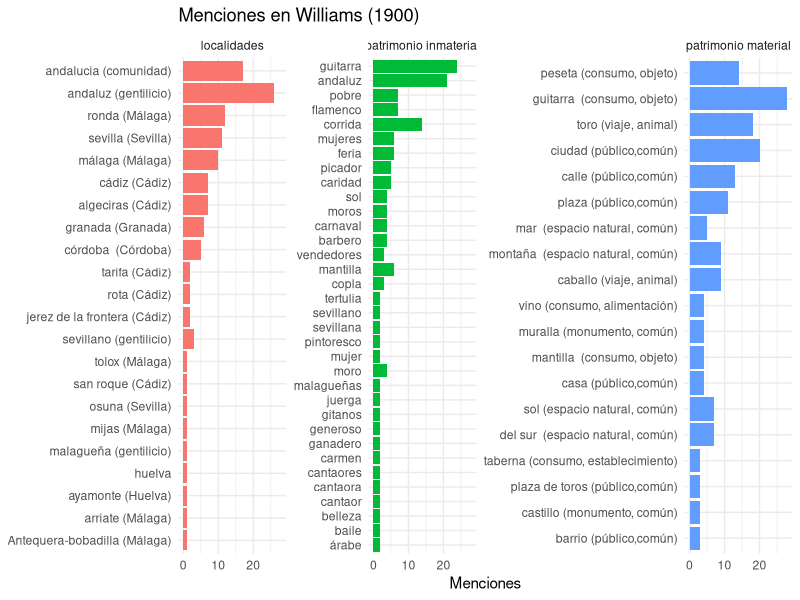
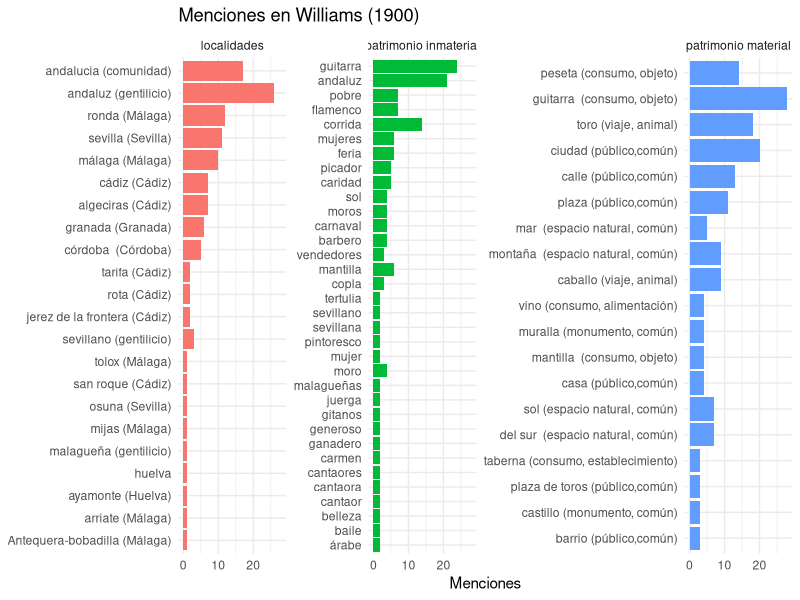

Reproduce these figures in R, in order.
# CCOMPROBACIONES PREVIAS
#primer paso: Ver la ruta
getwd()
#segundo paso: ver si están los documentos csv
list.files()
#tercer paso: cargar el relato
relato <- readLines("1902_Williams_land_dons.txt", encoding = "UTF-8")
#COMIENZO DE LAS OPERACIONES PARA AJUSTARSE A R
#cuarto paso: cambio de estructura para trabajar con R
libro <- paste(relato, collapse = " ")
#quinto paso: todo a minúscula para trabajar con R
#OJO, no se hace con tidytext, porque no nos interesa para la lista csv que queremos cruzar, pues son palabras compuestas
# Y el paquete tidytexto incluye el tokenizador y separaría las palabras compuestas
#por tanto, se usa la función independiente de tolower
#tokenizar se reserva para el análisis de sentimientos
libro_previo <- tolower(libro) 
#sexto paso: se instala el ecosistema tidyverse que incluye los paquetes y sus funciones para las operaciones
install.packages("tidyverse")
#Una vez instalado, se carga
library("tidyverse") 
#AHORA LAS OPERACIONES CON LOS TRES CSV (LOCALIIDADES, PATRIMONIO MATERIAL E INMATERIAL)
#septimo paso: se cargan sin necesidad de caragr el paquete readr, pues ya está instalado e incluido en tidyverse
localidades <- read_csv("localidades_normalizacion.csv")
View(localidades)
patrimonio_material <- read_csv("patrimonio_material_normalizacion.csv")
View(patrimonio_material)
patrimonio_inmaterial <- read_csv("patrimonio_inmaterial_normalizacion.csv")
View(patrimonio_inmaterial) 
#octavo paso: se hacen las operaciones, una por cada csv
#se usa las mismas funciones de los paquetes de tidyverse, como dplyr, magrittr, readr o stringr
#localidades
resultado <- localidades %>%
  mutate(menciones = str_count(libro_previo, paste0("\\b", variantes, "\\b"))) %>%
  filter(menciones > 0) %>%
  arrange(desc(menciones))
# lo visualizamos en la tabla
View(resultado)
#mismo proceso con patrimonio material
resultado_material <- patrimonio_material %>%
  mutate(menciones = str_count(libro_previo, paste0("\\b", variantes, "\\b"))) %>%
  filter(menciones > 0) %>%
  arrange(desc(menciones))
#visualizamos el resultado
View(resultado_material)
#mismo proceso con patrimonio inmaterial
resultado_inmaterial <- patrimonio_inmaterial %>%
  mutate(menciones = str_count(libro_previo, paste0("\\b", variantes, "\\b"))) %>%
  filter(menciones > 0) %>%
  arrange(desc(menciones))
#visualizamos el resultado
View(resultado_inmaterial)
#noveno paso: se exportan los resultados de cada uno fuera de R
#localidades
write_csv(resultado, "resultado_localidades_Williams.csv") 
#patrimonio material
write_csv(resultado_material, "resultado_material_Williams.csv")
#patrimonio inmaterial
write_csv(resultado_inmaterial, "resultado_inmaterial_Williams.csv") 
#décimo paso: creación de gráficas conjuntas en mismo espacio, pero manteninedo cada una su integridad
resultado <- resultado %>% mutate(tipo = "localidades") 
resultado_material <- resultado_material %>% mutate(tipo = "patrimonio material")
resultado_inmaterial <- resultado_inmaterial %>% mutate(tipo = "patrimonio inmaterial") 
#se une la nueva tabla apra cada uno
todo <- bind_rows(resultado, resultado_material, resultado_inmaterial)
#undécimo paso: representación visual de la gráfica
top25 <- todo %>%
  group_by(tipo) %>%
  slice_max(menciones, n = 25) %>%
  ungroup()
#duodécimo paso y últtimo que une todo lo anterior del preoceso de gráfica
#crecaicón definitiva con nuevas funciones y nuevo paquete diferente:ggplot
ggplot(top25, aes(x = reorder(principal, menciones), y = menciones, fill = tipo)) +
  geom_col() +
  coord_flip() +
  facet_wrap(~tipo, scales = "free_y") +
  labs(title = "Menciones en Williams (1900)",
       x = NULL, y = "Menciones") +
  theme_minimal() +
  theme(legend.position = "none")
#dédimotercer paso o epílogo: exportación a imagen
ggsave("grafica_Williams.png", width = 12, height = 8) 
